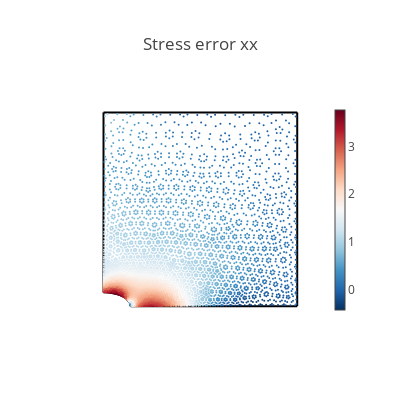
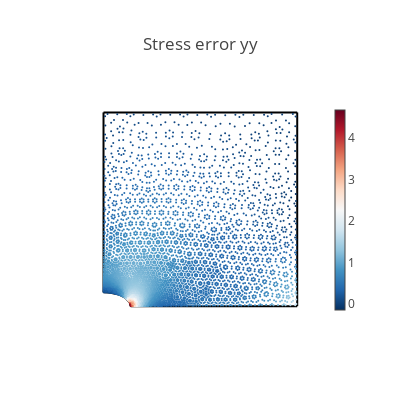
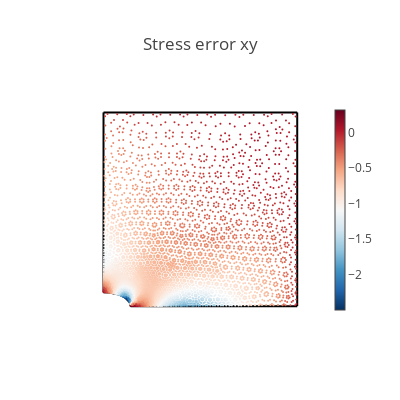
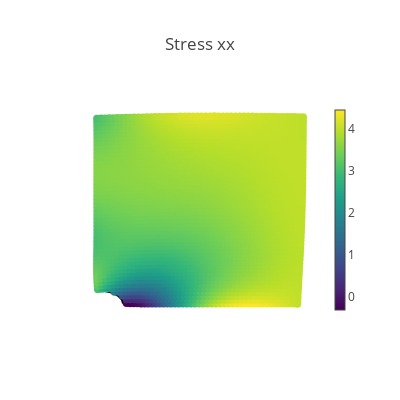

Source (notebook cell) for these figures, in order:
### Code cell
# Create a validation domain different from the training domain
val_x, val_y = np.meshgrid(np.linspace(0, L, 50), np.linspace(0, L, 50))
val_r = Rx * np.ones(np.shape(val_x))
val_domain = np.vstack([val_x.ravel(), val_y.ravel(), val_r.ravel()]).T
mask = (
    ((val_domain[:, 0] ** 2) / (Rx**2)) + ((val_domain[:, 1] ** 2) / (Ry**2))
) > 1
val = torch.tensor(val_domain[mask], requires_grad=True).double()


# Compute model predictions on the validation domain
disp = net(val)
def_val = val[:, :-1] + disp
stress = torch.vmap(sigma)(val)
mises = torch.sqrt(
    stress[:, 0, 0] ** 2
    + stress[:, 1, 1] ** 2
    - stress[:, 0, 0] * stress[:, 1, 1]
    + 3 * stress[:, 0, 1] ** 2
)
# print([loss.item() for loss in compute_les(val)])


@torch.no_grad()
def make_plot(x, y, variable, title, cmap=sequential.Viridis, size=8.0):
    fig = go.Figure()

    # Plot boundaries
    m = dict(color="black")
    fig.add_trace(go.Scatter(x=top[:, 0], y=top[:, 1], mode="lines", marker=m))
    fig.add_trace(go.Scatter(x=bottom[:, 0], y=bottom[:, 1], mode="lines", marker=m))
    fig.add_trace(go.Scatter(x=left[:, 0], y=left[:, 1], mode="lines", marker=m))
    fig.add_trace(go.Scatter(x=right[:, 0], y=right[:, 1], mode="lines", marker=m))
    fig.add_trace(go.Scatter(x=hole[:, 0], y=hole[:, 1], mode="lines", marker=m))

    # Plot variable values
    m = dict(color=variable, colorscale=cmap, size=size, colorbar=dict(thickness=10))
    fig.add_trace(go.Scatter(x=x, y=y, marker=m, mode="markers"))

    # plot settings
    fig.layout.yaxis.scaleanchor = "x"
    fig.update_layout(
        template="none", width=400, height=400, title=title, showlegend=False
    )
    fig.update_xaxes(visible=False)
    fig.update_yaxes(visible=False)
    fig.show()


# Compute data error
s_data = data_output[:, 0:3]
s_pred = torch.vmap(sigma)(data_input[:, 0:3])
ds_xx = s_data[:, 0] - s_pred[:, 0, 0]
ds_yy = s_data[:, 1] - s_pred[:, 1, 1]
ds_xy = s_data[:, 2] - s_pred[:, 0, 1]


# Plot stress errors
cmap = sequential.RdBu_r
make_plot(*data_input[:, 0:2].T, ds_xx, "Stress error xx", size=2.0, cmap=cmap)
make_plot(*data_input[:, 0:2].T, ds_yy, "Stress error yy", size=2.0, cmap=cmap)
make_plot(*data_input[:, 0:2].T, ds_xy, "Stress error xy", size=2.0, cmap=cmap)

# Plot stresses
make_plot(*def_val.T, stress[:, 0, 0], "Stress xx")
make_plot(*def_val.T, stress[:, 0, 1], "Stress xy")
make_plot(*def_val.T, stress[:, 1, 1], "Stress yy")
make_plot(*def_val.T, mises, "Mises stress")

# Plot displacements
make_plot(*def_val.T, disp[:, 0], "Displacement in x", cmap=sequential.Inferno)
make_plot(*def_val.T, disp[:, 1], "Displacement in y", cmap=sequential.Inferno)

### Figure 1 — Plotly figure (JSON) as saved in the notebook; plotly's stock layout.template omitted (floating-point values rounded to 4 significant figures; data arrays with more than 128 entries replaced by an {"elided": "..."} marker saying what was removed)
{"data": [{"marker": {"color": "black"}, "mode": "lines", "type": "scatter", "x": [0, 0.02041, 0.04082, 0.06122, 0.08163, 0.102, 0.1224, 0.1429, 0.1633, 0.1837, 0.2041, 0.2245, 0.2449, 0.2653, 0.2857, 0.3061, 0.3265, 0.3469, 0.3673, 0.3878, 0.4082, 0.4286, 0.449, 0.4694, 0.4898, 0.5102, 0.5306, 0.551, 0.5714, 0.5918, 0.6122, 0.6327, 0.6531, 0.6735, 0.6939, 0.7143, 0.7347, 0.7551, 0.7755, 0.7959, 0.8163, 0.8367, 0.8571, 0.8776, 0.898, 0.9184, 0.9388, 0.9592, 0.9796, 1], "y": [1, 1, 1, 1, 1, 1, 1, 1, 1, 1, 1, 1, 1, 1, 1, 1, 1, 1, 1, 1, 1, 1, 1, 1, 1, 1, 1, 1, 1, 1, 1, 1, 1, 1, 1, 1, 1, 1, 1, 1, 1, 1, 1, 1, 1, 1, 1, 1, 1, 1]}, {"marker": {"color": "black"}, "mode": "lines", "type": "scatter", "x": [0.14, 0.1605, 0.181, 0.2014, 0.2219, 0.2424, 0.2629, 0.2833, 0.3038, 0.3243, 0.3448, 0.3652, 0.3857, 0.4062, 0.4267, 0.4471, 0.4676, 0.4881, 0.5086, 0.529, 0.5495, 0.57, 0.5905, 0.611, 0.6314, 0.6519, 0.6724, 0.6929, 0.7133, 0.7338, 0.7543, 0.7748, 0.7952, 0.8157, 0.8362, 0.8567, 0.8771, 0.8976, 0.9181, 0.9386, 0.959, 0.9795, 1], "y": [0, 0, 0, 0, 0, 0, 0, 0, 0, 0, 0, 0, 0, 0, 0, 0, 0, 0, 0, 0, 0, 0, 0, 0, 0, 0, 0, 0, 0, 0, 0, 0, 0, 0, 0, 0, 0, 0, 0, 0, 0, 0, 0]}, {"marker": {"color": "black"}, "mode": "lines", "type": "scatter", "x": [0, 0, 0, 0, 0, 0, 0, 0, 0, 0, 0, 0, 0, 0, 0, 0, 0, 0, 0, 0, 0, 0, 0, 0, 0, 0, 0, 0, 0, 0, 0, 0, 0, 0, 0, 0, 0, 0, 0, 0, 0, 0, 0, 0, 0, 0], "y": [0.07143, 0.09206, 0.1127, 0.1333, 0.154, 0.1746, 0.1952, 0.2159, 0.2365, 0.2571, 0.2778, 0.2984, 0.319, 0.3397, 0.3603, 0.381, 0.4016, 0.4222, 0.4429, 0.4635, 0.4841, 0.5048, 0.5254, 0.546, 0.5667, 0.5873, 0.6079, 0.6286, 0.6492, 0.6698, 0.6905, 0.7111, 0.7317, 0.7524, 0.773, 0.7937, 0.8143, 0.8349, 0.8556, 0.8762, 0.8968, 0.9175, 0.9381, 0.9587, 0.9794, 1]}, {"marker": {"color": "black"}, "mode": "lines", "type": "scatter", "x": [1, 1, 1, 1, 1, 1, 1, 1, 1, 1, 1, 1, 1, 1, 1, 1, 1, 1, 1, 1, 1, 1, 1, 1, 1, 1, 1, 1, 1, 1, 1, 1, 1, 1, 1, 1, 1, 1, 1, 1, 1, 1, 1, 1, 1, 1, 1, 1, 1, 1], "y": [0, 0.02041, 0.04082, 0.06122, 0.08163, 0.102, 0.1224, 0.1429, 0.1633, 0.1837, 0.2041, 0.2245, 0.2449, 0.2653, 0.2857, 0.3061, 0.3265, 0.3469, 0.3673, 0.3878, 0.4082, 0.4286, 0.449, 0.4694, 0.4898, 0.5102, 0.5306, 0.551, 0.5714, 0.5918, 0.6122, 0.6327, 0.6531, 0.6735, 0.6939, 0.7143, 0.7347, 0.7551, 0.7755, 0.7959, 0.8163, 0.8367, 0.8571, 0.8776, 0.898, 0.9184, 0.9388, 0.9592, 0.9796, 1]}, {"marker": {"color": "black"}, "mode": "lines", "type": "scatter", "x": [0.14, 0.1397, 0.1388, 0.1373, 0.1352, 0.1326, 0.1293, 0.1256, 0.1212, 0.1164, 0.1111, 0.1053, 0.09899, 0.09231, 0.08523, 0.07778, 0.07, 0.06192, 0.05358, 0.045, 0.03623, 0.02731, 0.01827, 0.009156, 8.573e-18], "y": [0, 0.004672, 0.009323, 0.01394, 0.01849, 0.02296, 0.02733, 0.03159, 0.03571, 0.03968, 0.04348, 0.0471, 0.05051, 0.0537, 0.05667, 0.05939, 0.06186, 0.06406, 0.06599, 0.06764, 0.06899, 0.07006, 0.07082, 0.07128, 0.07143]}, {"marker": {"color": {"elided": "5526 float values"}, "colorbar": {"thickness": 10}, "colorscale": [[0, "rgb(5,48,97)"], [0.1, "rgb(33,102,172)"], [0.2, "rgb(67,147,195)"], [0.3, "rgb(146,197,222)"], [0.4, "rgb(209,229,240)"], [0.5, "rgb(247,247,247)"], [0.6, "rgb(253,219,199)"], [0.7, "rgb(244,165,130)"], [0.8, "rgb(214,96,77)"], [0.9, "rgb(178,24,43)"], [1, "rgb(103,0,31)"]], "size": 2}, "mode": "markers", "type": "scatter", "x": {"elided": "5526 float values"}, "y": {"elided": "5526 float values"}}], "layout": {"height": 400, "showlegend": false, "title": {"text": "Stress error xx"}, "width": 400, "xaxis": {"visible": false}, "yaxis": {"scaleanchor": "x", "visible": false}}}

### Figure 2 — Plotly figure (JSON) as saved in the notebook; plotly's stock layout.template omitted (floating-point values rounded to 4 significant figures; data arrays with more than 128 entries replaced by an {"elided": "..."} marker saying what was removed)
{"data": [{"marker": {"color": "black"}, "mode": "lines", "type": "scatter", "x": [0, 0.02041, 0.04082, 0.06122, 0.08163, 0.102, 0.1224, 0.1429, 0.1633, 0.1837, 0.2041, 0.2245, 0.2449, 0.2653, 0.2857, 0.3061, 0.3265, 0.3469, 0.3673, 0.3878, 0.4082, 0.4286, 0.449, 0.4694, 0.4898, 0.5102, 0.5306, 0.551, 0.5714, 0.5918, 0.6122, 0.6327, 0.6531, 0.6735, 0.6939, 0.7143, 0.7347, 0.7551, 0.7755, 0.7959, 0.8163, 0.8367, 0.8571, 0.8776, 0.898, 0.9184, 0.9388, 0.9592, 0.9796, 1], "y": [1, 1, 1, 1, 1, 1, 1, 1, 1, 1, 1, 1, 1, 1, 1, 1, 1, 1, 1, 1, 1, 1, 1, 1, 1, 1, 1, 1, 1, 1, 1, 1, 1, 1, 1, 1, 1, 1, 1, 1, 1, 1, 1, 1, 1, 1, 1, 1, 1, 1]}, {"marker": {"color": "black"}, "mode": "lines", "type": "scatter", "x": [0.14, 0.1605, 0.181, 0.2014, 0.2219, 0.2424, 0.2629, 0.2833, 0.3038, 0.3243, 0.3448, 0.3652, 0.3857, 0.4062, 0.4267, 0.4471, 0.4676, 0.4881, 0.5086, 0.529, 0.5495, 0.57, 0.5905, 0.611, 0.6314, 0.6519, 0.6724, 0.6929, 0.7133, 0.7338, 0.7543, 0.7748, 0.7952, 0.8157, 0.8362, 0.8567, 0.8771, 0.8976, 0.9181, 0.9386, 0.959, 0.9795, 1], "y": [0, 0, 0, 0, 0, 0, 0, 0, 0, 0, 0, 0, 0, 0, 0, 0, 0, 0, 0, 0, 0, 0, 0, 0, 0, 0, 0, 0, 0, 0, 0, 0, 0, 0, 0, 0, 0, 0, 0, 0, 0, 0, 0]}, {"marker": {"color": "black"}, "mode": "lines", "type": "scatter", "x": [0, 0, 0, 0, 0, 0, 0, 0, 0, 0, 0, 0, 0, 0, 0, 0, 0, 0, 0, 0, 0, 0, 0, 0, 0, 0, 0, 0, 0, 0, 0, 0, 0, 0, 0, 0, 0, 0, 0, 0, 0, 0, 0, 0, 0, 0], "y": [0.07143, 0.09206, 0.1127, 0.1333, 0.154, 0.1746, 0.1952, 0.2159, 0.2365, 0.2571, 0.2778, 0.2984, 0.319, 0.3397, 0.3603, 0.381, 0.4016, 0.4222, 0.4429, 0.4635, 0.4841, 0.5048, 0.5254, 0.546, 0.5667, 0.5873, 0.6079, 0.6286, 0.6492, 0.6698, 0.6905, 0.7111, 0.7317, 0.7524, 0.773, 0.7937, 0.8143, 0.8349, 0.8556, 0.8762, 0.8968, 0.9175, 0.9381, 0.9587, 0.9794, 1]}, {"marker": {"color": "black"}, "mode": "lines", "type": "scatter", "x": [1, 1, 1, 1, 1, 1, 1, 1, 1, 1, 1, 1, 1, 1, 1, 1, 1, 1, 1, 1, 1, 1, 1, 1, 1, 1, 1, 1, 1, 1, 1, 1, 1, 1, 1, 1, 1, 1, 1, 1, 1, 1, 1, 1, 1, 1, 1, 1, 1, 1], "y": [0, 0.02041, 0.04082, 0.06122, 0.08163, 0.102, 0.1224, 0.1429, 0.1633, 0.1837, 0.2041, 0.2245, 0.2449, 0.2653, 0.2857, 0.3061, 0.3265, 0.3469, 0.3673, 0.3878, 0.4082, 0.4286, 0.449, 0.4694, 0.4898, 0.5102, 0.5306, 0.551, 0.5714, 0.5918, 0.6122, 0.6327, 0.6531, 0.6735, 0.6939, 0.7143, 0.7347, 0.7551, 0.7755, 0.7959, 0.8163, 0.8367, 0.8571, 0.8776, 0.898, 0.9184, 0.9388, 0.9592, 0.9796, 1]}, {"marker": {"color": "black"}, "mode": "lines", "type": "scatter", "x": [0.14, 0.1397, 0.1388, 0.1373, 0.1352, 0.1326, 0.1293, 0.1256, 0.1212, 0.1164, 0.1111, 0.1053, 0.09899, 0.09231, 0.08523, 0.07778, 0.07, 0.06192, 0.05358, 0.045, 0.03623, 0.02731, 0.01827, 0.009156, 8.573e-18], "y": [0, 0.004672, 0.009323, 0.01394, 0.01849, 0.02296, 0.02733, 0.03159, 0.03571, 0.03968, 0.04348, 0.0471, 0.05051, 0.0537, 0.05667, 0.05939, 0.06186, 0.06406, 0.06599, 0.06764, 0.06899, 0.07006, 0.07082, 0.07128, 0.07143]}, {"marker": {"color": {"elided": "5526 float values"}, "colorbar": {"thickness": 10}, "colorscale": [[0, "rgb(5,48,97)"], [0.1, "rgb(33,102,172)"], [0.2, "rgb(67,147,195)"], [0.3, "rgb(146,197,222)"], [0.4, "rgb(209,229,240)"], [0.5, "rgb(247,247,247)"], [0.6, "rgb(253,219,199)"], [0.7, "rgb(244,165,130)"], [0.8, "rgb(214,96,77)"], [0.9, "rgb(178,24,43)"], [1, "rgb(103,0,31)"]], "size": 2}, "mode": "markers", "type": "scatter", "x": {"elided": "5526 float values"}, "y": {"elided": "5526 float values"}}], "layout": {"height": 400, "showlegend": false, "title": {"text": "Stress error yy"}, "width": 400, "xaxis": {"visible": false}, "yaxis": {"scaleanchor": "x", "visible": false}}}

### Figure 3 — Plotly figure (JSON) as saved in the notebook; plotly's stock layout.template omitted (floating-point values rounded to 4 significant figures; data arrays with more than 128 entries replaced by an {"elided": "..."} marker saying what was removed)
{"data": [{"marker": {"color": "black"}, "mode": "lines", "type": "scatter", "x": [0, 0.02041, 0.04082, 0.06122, 0.08163, 0.102, 0.1224, 0.1429, 0.1633, 0.1837, 0.2041, 0.2245, 0.2449, 0.2653, 0.2857, 0.3061, 0.3265, 0.3469, 0.3673, 0.3878, 0.4082, 0.4286, 0.449, 0.4694, 0.4898, 0.5102, 0.5306, 0.551, 0.5714, 0.5918, 0.6122, 0.6327, 0.6531, 0.6735, 0.6939, 0.7143, 0.7347, 0.7551, 0.7755, 0.7959, 0.8163, 0.8367, 0.8571, 0.8776, 0.898, 0.9184, 0.9388, 0.9592, 0.9796, 1], "y": [1, 1, 1, 1, 1, 1, 1, 1, 1, 1, 1, 1, 1, 1, 1, 1, 1, 1, 1, 1, 1, 1, 1, 1, 1, 1, 1, 1, 1, 1, 1, 1, 1, 1, 1, 1, 1, 1, 1, 1, 1, 1, 1, 1, 1, 1, 1, 1, 1, 1]}, {"marker": {"color": "black"}, "mode": "lines", "type": "scatter", "x": [0.14, 0.1605, 0.181, 0.2014, 0.2219, 0.2424, 0.2629, 0.2833, 0.3038, 0.3243, 0.3448, 0.3652, 0.3857, 0.4062, 0.4267, 0.4471, 0.4676, 0.4881, 0.5086, 0.529, 0.5495, 0.57, 0.5905, 0.611, 0.6314, 0.6519, 0.6724, 0.6929, 0.7133, 0.7338, 0.7543, 0.7748, 0.7952, 0.8157, 0.8362, 0.8567, 0.8771, 0.8976, 0.9181, 0.9386, 0.959, 0.9795, 1], "y": [0, 0, 0, 0, 0, 0, 0, 0, 0, 0, 0, 0, 0, 0, 0, 0, 0, 0, 0, 0, 0, 0, 0, 0, 0, 0, 0, 0, 0, 0, 0, 0, 0, 0, 0, 0, 0, 0, 0, 0, 0, 0, 0]}, {"marker": {"color": "black"}, "mode": "lines", "type": "scatter", "x": [0, 0, 0, 0, 0, 0, 0, 0, 0, 0, 0, 0, 0, 0, 0, 0, 0, 0, 0, 0, 0, 0, 0, 0, 0, 0, 0, 0, 0, 0, 0, 0, 0, 0, 0, 0, 0, 0, 0, 0, 0, 0, 0, 0, 0, 0], "y": [0.07143, 0.09206, 0.1127, 0.1333, 0.154, 0.1746, 0.1952, 0.2159, 0.2365, 0.2571, 0.2778, 0.2984, 0.319, 0.3397, 0.3603, 0.381, 0.4016, 0.4222, 0.4429, 0.4635, 0.4841, 0.5048, 0.5254, 0.546, 0.5667, 0.5873, 0.6079, 0.6286, 0.6492, 0.6698, 0.6905, 0.7111, 0.7317, 0.7524, 0.773, 0.7937, 0.8143, 0.8349, 0.8556, 0.8762, 0.8968, 0.9175, 0.9381, 0.9587, 0.9794, 1]}, {"marker": {"color": "black"}, "mode": "lines", "type": "scatter", "x": [1, 1, 1, 1, 1, 1, 1, 1, 1, 1, 1, 1, 1, 1, 1, 1, 1, 1, 1, 1, 1, 1, 1, 1, 1, 1, 1, 1, 1, 1, 1, 1, 1, 1, 1, 1, 1, 1, 1, 1, 1, 1, 1, 1, 1, 1, 1, 1, 1, 1], "y": [0, 0.02041, 0.04082, 0.06122, 0.08163, 0.102, 0.1224, 0.1429, 0.1633, 0.1837, 0.2041, 0.2245, 0.2449, 0.2653, 0.2857, 0.3061, 0.3265, 0.3469, 0.3673, 0.3878, 0.4082, 0.4286, 0.449, 0.4694, 0.4898, 0.5102, 0.5306, 0.551, 0.5714, 0.5918, 0.6122, 0.6327, 0.6531, 0.6735, 0.6939, 0.7143, 0.7347, 0.7551, 0.7755, 0.7959, 0.8163, 0.8367, 0.8571, 0.8776, 0.898, 0.9184, 0.9388, 0.9592, 0.9796, 1]}, {"marker": {"color": "black"}, "mode": "lines", "type": "scatter", "x": [0.14, 0.1397, 0.1388, 0.1373, 0.1352, 0.1326, 0.1293, 0.1256, 0.1212, 0.1164, 0.1111, 0.1053, 0.09899, 0.09231, 0.08523, 0.07778, 0.07, 0.06192, 0.05358, 0.045, 0.03623, 0.02731, 0.01827, 0.009156, 8.573e-18], "y": [0, 0.004672, 0.009323, 0.01394, 0.01849, 0.02296, 0.02733, 0.03159, 0.03571, 0.03968, 0.04348, 0.0471, 0.05051, 0.0537, 0.05667, 0.05939, 0.06186, 0.06406, 0.06599, 0.06764, 0.06899, 0.07006, 0.07082, 0.07128, 0.07143]}, {"marker": {"color": {"elided": "5526 float values"}, "colorbar": {"thickness": 10}, "colorscale": [[0, "rgb(5,48,97)"], [0.1, "rgb(33,102,172)"], [0.2, "rgb(67,147,195)"], [0.3, "rgb(146,197,222)"], [0.4, "rgb(209,229,240)"], [0.5, "rgb(247,247,247)"], [0.6, "rgb(253,219,199)"], [0.7, "rgb(244,165,130)"], [0.8, "rgb(214,96,77)"], [0.9, "rgb(178,24,43)"], [1, "rgb(103,0,31)"]], "size": 2}, "mode": "markers", "type": "scatter", "x": {"elided": "5526 float values"}, "y": {"elided": "5526 float values"}}], "layout": {"height": 400, "showlegend": false, "title": {"text": "Stress error xy"}, "width": 400, "xaxis": {"visible": false}, "yaxis": {"scaleanchor": "x", "visible": false}}}

### Figure 4 — Plotly figure (JSON) as saved in the notebook; plotly's stock layout.template omitted (floating-point values rounded to 4 significant figures; data arrays with more than 128 entries replaced by an {"elided": "..."} marker saying what was removed)
{"data": [{"marker": {"color": "black"}, "mode": "lines", "type": "scatter", "x": [0, 0.02041, 0.04082, 0.06122, 0.08163, 0.102, 0.1224, 0.1429, 0.1633, 0.1837, 0.2041, 0.2245, 0.2449, 0.2653, 0.2857, 0.3061, 0.3265, 0.3469, 0.3673, 0.3878, 0.4082, 0.4286, 0.449, 0.4694, 0.4898, 0.5102, 0.5306, 0.551, 0.5714, 0.5918, 0.6122, 0.6327, 0.6531, 0.6735, 0.6939, 0.7143, 0.7347, 0.7551, 0.7755, 0.7959, 0.8163, 0.8367, 0.8571, 0.8776, 0.898, 0.9184, 0.9388, 0.9592, 0.9796, 1], "y": [1, 1, 1, 1, 1, 1, 1, 1, 1, 1, 1, 1, 1, 1, 1, 1, 1, 1, 1, 1, 1, 1, 1, 1, 1, 1, 1, 1, 1, 1, 1, 1, 1, 1, 1, 1, 1, 1, 1, 1, 1, 1, 1, 1, 1, 1, 1, 1, 1, 1]}, {"marker": {"color": "black"}, "mode": "lines", "type": "scatter", "x": [0.14, 0.1605, 0.181, 0.2014, 0.2219, 0.2424, 0.2629, 0.2833, 0.3038, 0.3243, 0.3448, 0.3652, 0.3857, 0.4062, 0.4267, 0.4471, 0.4676, 0.4881, 0.5086, 0.529, 0.5495, 0.57, 0.5905, 0.611, 0.6314, 0.6519, 0.6724, 0.6929, 0.7133, 0.7338, 0.7543, 0.7748, 0.7952, 0.8157, 0.8362, 0.8567, 0.8771, 0.8976, 0.9181, 0.9386, 0.959, 0.9795, 1], "y": [0, 0, 0, 0, 0, 0, 0, 0, 0, 0, 0, 0, 0, 0, 0, 0, 0, 0, 0, 0, 0, 0, 0, 0, 0, 0, 0, 0, 0, 0, 0, 0, 0, 0, 0, 0, 0, 0, 0, 0, 0, 0, 0]}, {"marker": {"color": "black"}, "mode": "lines", "type": "scatter", "x": [0, 0, 0, 0, 0, 0, 0, 0, 0, 0, 0, 0, 0, 0, 0, 0, 0, 0, 0, 0, 0, 0, 0, 0, 0, 0, 0, 0, 0, 0, 0, 0, 0, 0, 0, 0, 0, 0, 0, 0, 0, 0, 0, 0, 0, 0], "y": [0.07143, 0.09206, 0.1127, 0.1333, 0.154, 0.1746, 0.1952, 0.2159, 0.2365, 0.2571, 0.2778, 0.2984, 0.319, 0.3397, 0.3603, 0.381, 0.4016, 0.4222, 0.4429, 0.4635, 0.4841, 0.5048, 0.5254, 0.546, 0.5667, 0.5873, 0.6079, 0.6286, 0.6492, 0.6698, 0.6905, 0.7111, 0.7317, 0.7524, 0.773, 0.7937, 0.8143, 0.8349, 0.8556, 0.8762, 0.8968, 0.9175, 0.9381, 0.9587, 0.9794, 1]}, {"marker": {"color": "black"}, "mode": "lines", "type": "scatter", "x": [1, 1, 1, 1, 1, 1, 1, 1, 1, 1, 1, 1, 1, 1, 1, 1, 1, 1, 1, 1, 1, 1, 1, 1, 1, 1, 1, 1, 1, 1, 1, 1, 1, 1, 1, 1, 1, 1, 1, 1, 1, 1, 1, 1, 1, 1, 1, 1, 1, 1], "y": [0, 0.02041, 0.04082, 0.06122, 0.08163, 0.102, 0.1224, 0.1429, 0.1633, 0.1837, 0.2041, 0.2245, 0.2449, 0.2653, 0.2857, 0.3061, 0.3265, 0.3469, 0.3673, 0.3878, 0.4082, 0.4286, 0.449, 0.4694, 0.4898, 0.5102, 0.5306, 0.551, 0.5714, 0.5918, 0.6122, 0.6327, 0.6531, 0.6735, 0.6939, 0.7143, 0.7347, 0.7551, 0.7755, 0.7959, 0.8163, 0.8367, 0.8571, 0.8776, 0.898, 0.9184, 0.9388, 0.9592, 0.9796, 1]}, {"marker": {"color": "black"}, "mode": "lines", "type": "scatter", "x": [0.14, 0.1397, 0.1388, 0.1373, 0.1352, 0.1326, 0.1293, 0.1256, 0.1212, 0.1164, 0.1111, 0.1053, 0.09899, 0.09231, 0.08523, 0.07778, 0.07, 0.06192, 0.05358, 0.045, 0.03623, 0.02731, 0.01827, 0.009156, 8.573e-18], "y": [0, 0.004672, 0.009323, 0.01394, 0.01849, 0.02296, 0.02733, 0.03159, 0.03571, 0.03968, 0.04348, 0.0471, 0.05051, 0.0537, 0.05667, 0.05939, 0.06186, 0.06406, 0.06599, 0.06764, 0.06899, 0.07006, 0.07082, 0.07128, 0.07143]}, {"marker": {"color": {"elided": "2476 float values"}, "colorbar": {"thickness": 10}, "colorscale": [[0, "#440154"], [0.1111, "#482878"], [0.2222, "#3e4989"], [0.3333, "#31688e"], [0.4444, "#26828e"], [0.5556, "#1f9e89"], [0.6667, "#35b779"], [0.7778, "#6ece58"], [0.8889, "#b5de2b"], [1, "#fde725"]], "size": 8}, "mode": "markers", "type": "scatter", "x": {"elided": "2476 float values"}, "y": {"elided": "2476 float values"}}], "layout": {"height": 400, "showlegend": false, "title": {"text": "Stress xx"}, "width": 400, "xaxis": {"visible": false}, "yaxis": {"scaleanchor": "x", "visible": false}}}
